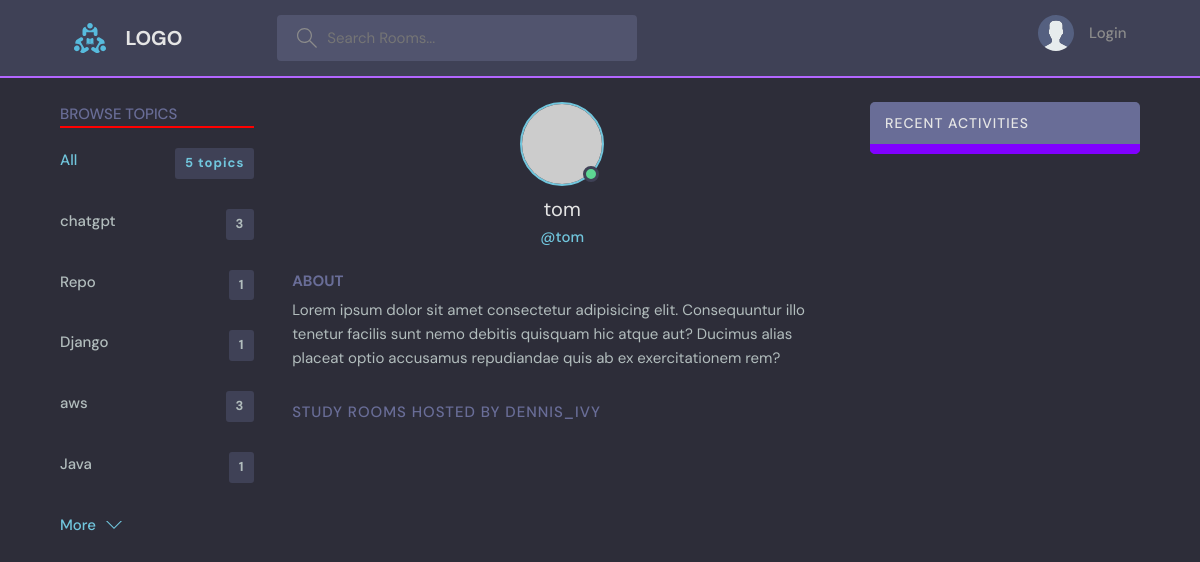
Before: /profile/4/ with the older database file.
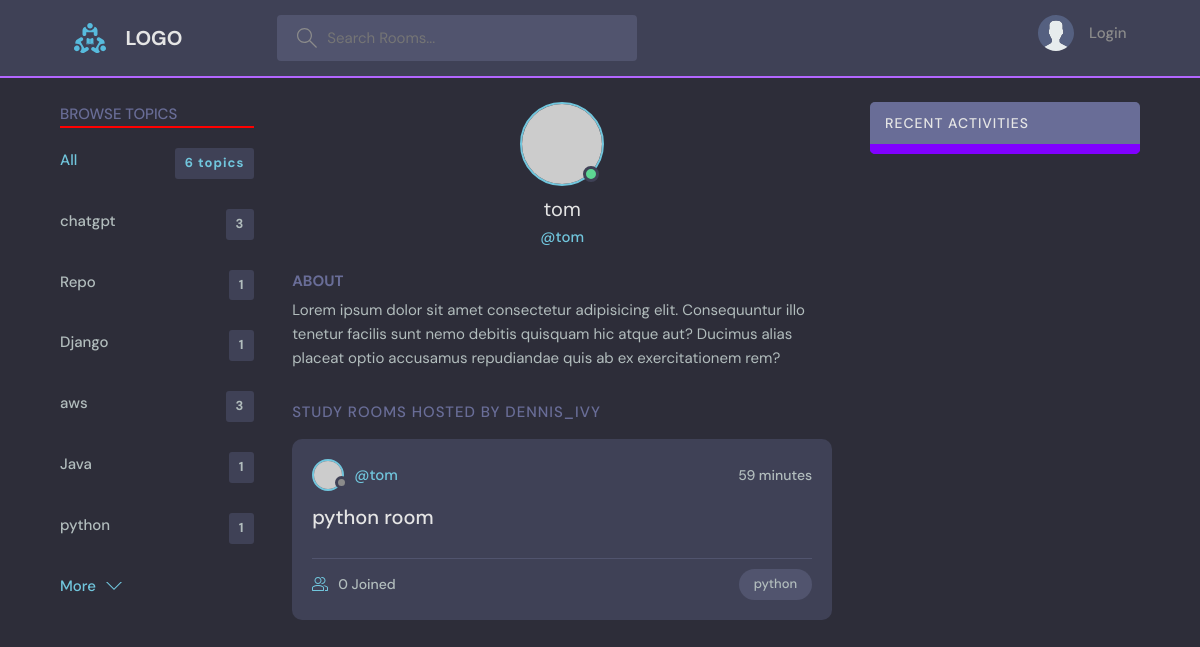
After: the same page with the newer database file.
### base/models.py (models this page shows, shortened)
class Topic(models.Model):
    name = models.CharField(max_length=200)

class Room(models.Model): #Room 是 Topic 的child
    host = models.ForeignKey(User, on_delete=models.SET_NULL, null=True)
    topic = models.ForeignKey(Topic, on_delete=models.SET_NULL, null=True) #Class topic在上面，所以直接用，如果是在下面，要以字串'Topic'呼叫
    name = models.CharField(max_length=200)
    description = models.TextField(null=True, blank=True)
    participants = models.ManyToManyField(
        User, related_name='participants', blank=True) #前面用過User表格了，這裡要在取用另一個User表格，所以要related_name
    updated = models.DateTimeField(auto_now=True)
    created = models.DateTimeField(auto_now_add=True)
    class Meta:
       ordering = ['-updated', '-created']

### base/views.py (the view)
# urls.py: path('profile/<str:pk>/', views.userProfile, name="user-profile"),
def userProfile(request,pk):
    user = User.objects.get(id=pk)
    rooms = user.room_set.all()
    room_message = user.message_set.all()
    topics = Topic.objects.all()
    context = {'user':user,
               'rooms':rooms,
               'room_message':room_message,
               'topics':topics}
    return render(request,'base/profile.html',context)

### base/templates/base/profile.html (shortened to what this page needs)
{% extends 'main.html' %}
{% block content %}
  <main class="profile-page layout layout--3">
    <div class="container">
      {% include 'base/topics_component.html' %}
      <div class="roomList">
        <div class="profile">
          <div class="profile__avatar">
            <div class="avatar avatar--large active">
              <img src="https://randomuser.me/api/portraits/men/11.jpg" />
            </div>
          </div>
          <div class="profile__info">
            <h3>{{user.username}}</h3>
            <p>@{{user.username}}</p>
          </div>
          <div class="profile__about">
            <h3>About</h3>
            <p>
              Lorem ipsum dolor sit amet consectetur adipisicing elit. Consequuntur illo tenetur
              facilis sunt nemo debitis quisquam hic atque aut? Ducimus alias placeat optio
              accusamus repudiandae quis ab ex exercitationem rem?
            </p>
          </div>
        </div>
        <div class="roomList__header">
          <div>
            <h2>Study Rooms Hosted by dennis_ivy</a>
            </h2>
          </div>
        </div>
        {% include 'base/feed_component.html' %}
      </div>
      {% include 'base/activity_component.html' %}
    </div>
  </main>
{% endblock content %}

### templates/main.html (shortened to what this page needs)
<!DOCTYPE html>
{% load static %}
<html lang="en">
  <head>
    <link rel="stylesheet" href="{% static 'styles/style.css' %}" />
  </head>
  <body>
    {% include 'navbar.html' %}
    {% block content %}
    {% endblock %}
  </body>
</html>

### templates/navbar.html (shortened to what this page needs)
{% load static %}
<header class="header header--loggedIn">
      <div class="container">
        <a href="{% url 'home' %}" class="header__logo">
          <img src="{% static 'images/logo.svg' %}" />
          <h1>LOGO</h1>
        </a>
        <form class="header__search" method="GET" action="{% url 'home' %}">
          <label>
            <input  type="text" name="q" placeholder="Search Rooms..."/>
          </label>
        </form>
        <nav class="header__menu">
          {% if request.user.is_authenticated %}
            <div class="header__user">
              <a href="{% url 'update-user' %}">
                <div class="avatar avatar--medium active">
                  <img src="https://randomuser.me/api/portraits/men/37.jpg" />
                </div>
                <p>{{ request.user.username }} <span>@ {{ request.user.username }}</span></p>
              </a>
              <button class="dropdown-button">
                <svg version="1.1" xmlns="http://www.w3.org/2000/svg" width="32" height="32" viewBox="0 0 32 32">
                  <title>chevron-down</title>
                  <path d="M16 21l-13-13h-3l16 16 16-16h-3l-13 13z"></path>
                </svg>
              </button>
            </div>
          {% else %}
            <a href="{% url 'login' %}">
              <img src="{% static 'images/avatar.svg' %}" />
              <p>Login</p>
            </a>
          {% endif %}
        </nav>
      </div>
</header>
<hr color="#b366ff">

### base/templates/base/topics_component.html
<div class="topics">
    <div class="topics__header">
      <h2>Browse Topics</h2>
      <hr color="red">
    </div>
    <ul class="topics__list">
      <li>
        <a href="{% url 'home' %}" class="active">All <span>{{topics.count}} topics</span></a>
      </li>
      {% for topic in topics %}
      <li>
        <a href="{% url 'home' %}?q={{topic.name}}">{{topic.name}} <span>{{topic.room_set.count}}</span></a>
      </li>
      {% endfor%}
    </ul>
    <a class="btn btn--link" href="{% url 'topics' %}">
      More
      <svg version="1.1" xmlns="http://www.w3.org/2000/svg" width="32" height="32" viewBox="0 0 32 32">
        <title>chevron-down</title>
        <path d="M16 21l-13-13h-3l16 16 16-16h-3l-13 13z"></path>
      </svg>
    </a>
  </div>

### base/templates/base/feed_component.html (shortened to what this page needs)
{% for room in rooms %}
<div class="roomListRoom">
    <div class="roomListRoom__header">
      <a href="{% url 'user-profile' room.host.id %}" class="roomListRoom__author">
        <div class="avatar avatar--small">
          <img src="https://randomuser.me/api/portraits/women/11.jpg" />
        </div>
        <span>@{{room.host.username}}</span>
      </a>
      <div class="roomListRoom__actions">
        <span>{{room.created|timesince}}</span>
      </div>
    </div>
    <div class="roomListRoom__content">
      <a href="{% url 'room' room.id %}">{{room.name}}</a>
    </div>
    <div class="roomListRoom__meta">
      <a href="{% url 'room' room.id %}" class="roomListRoom__joined">
        {{room.participants.all.count}} Joined
      </a>
      <p class="roomListRoom__topic">{{room.topic.name}}</p>
    </div>
  </div>
  {% endfor %}

### base/templates/base/activity_component.html (shortened to what this page needs)
<div class="activities">
    <div class="activities__header">
      <h2>Recent Activities</h2>
    </div>
    <hr color="#8000ff" style="height:10px">
  </div>

Changed rows visible on the page:
added Topic: name "python", room_set.count "1"
added Room: host.username "tom", created "59 minutes", name "python room", participants.all.count "0", topic.name "python"
Other visible differences:
{{ topics.count }}: "5" → "6"
